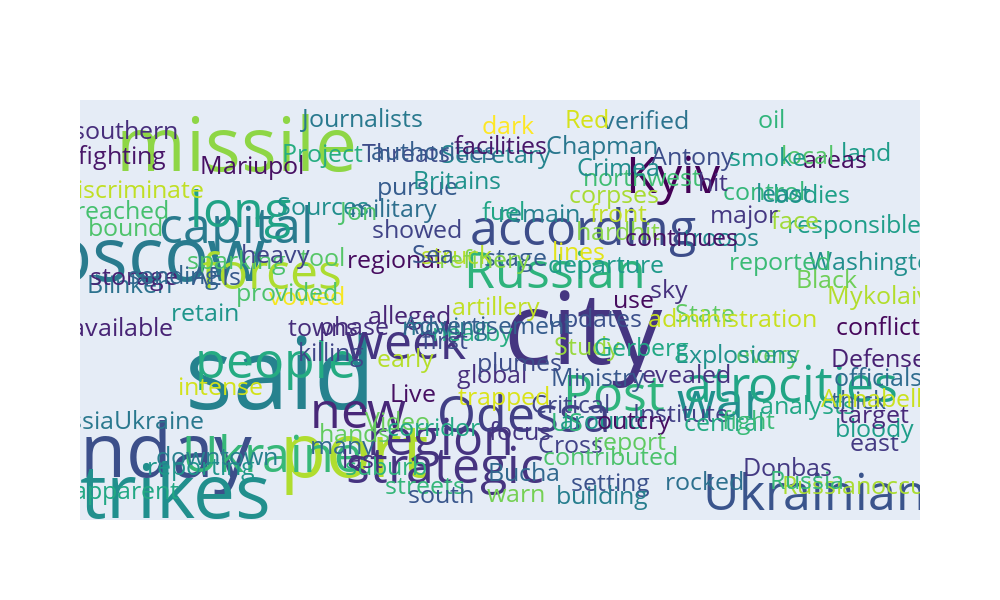

The code cell stored with this chart in its notebook:
### Code cell
ll = bagOfWords(df)
s = " ".join(ll)
plotly_wordcloud(s)

### Figure 1 — Plotly figure (JSON) as saved in the notebook; plotly's stock layout.template omitted (floating-point values rounded to 4 significant figures; data arrays with more than 128 entries replaced by an {"elided": "..."} marker saying what was removed)
{"data": [{"hoverinfo": "text", "hovertext": {"elided": "156 str values"}, "mode": "text", "text": {"elided": "156 str values"}, "textfont": {"color": {"elided": "156 str values"}, "size": {"elided": "156 int values"}}, "type": "scatter", "x": {"elided": "156 int values"}, "y": {"elided": "156 int values"}}], "layout": {"height": 600, "width": 1000, "xaxis": {"autorange": true, "range": [-9.667, 203.7], "showgrid": false, "showticklabels": false, "type": "linear", "zeroline": false}, "yaxis": {"autorange": true, "range": [-20.72, 413.7], "showgrid": false, "showticklabels": false, "type": "linear", "zeroline": false}}}
